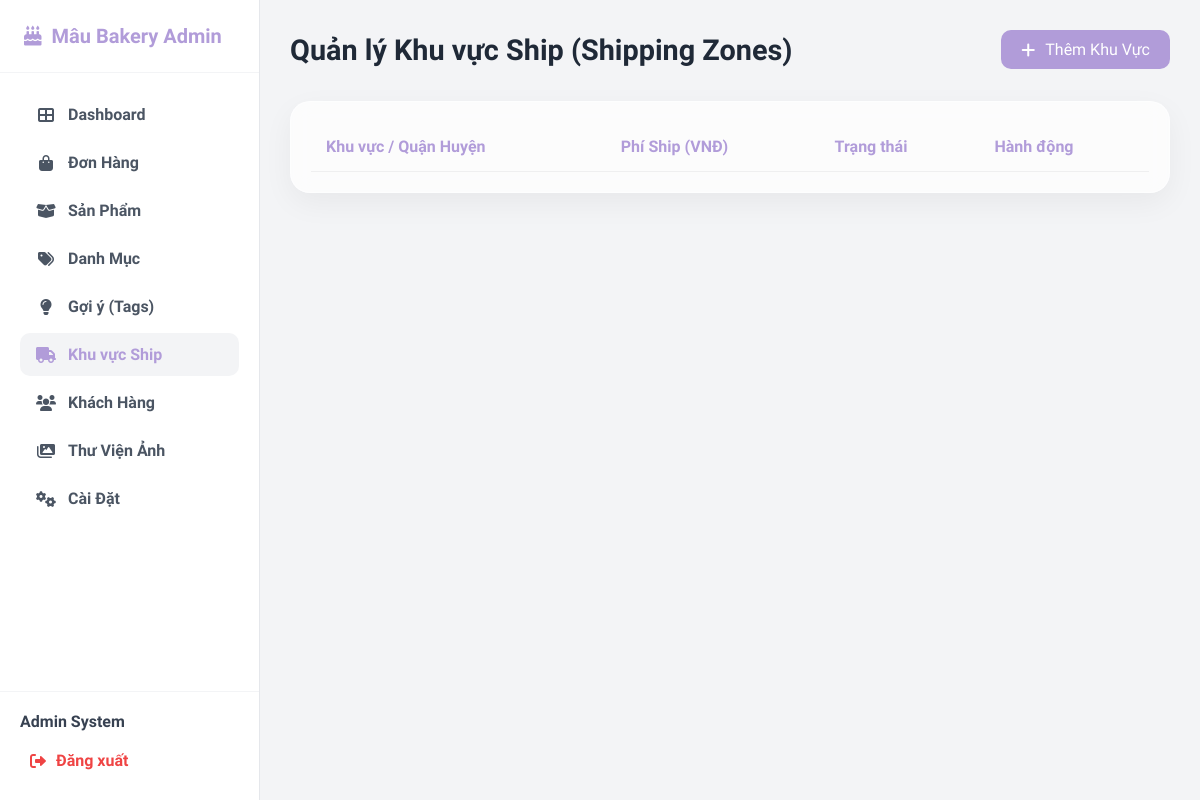
/admin/shipping_zones.php (signed in), run on an earlier commit of the app's database.
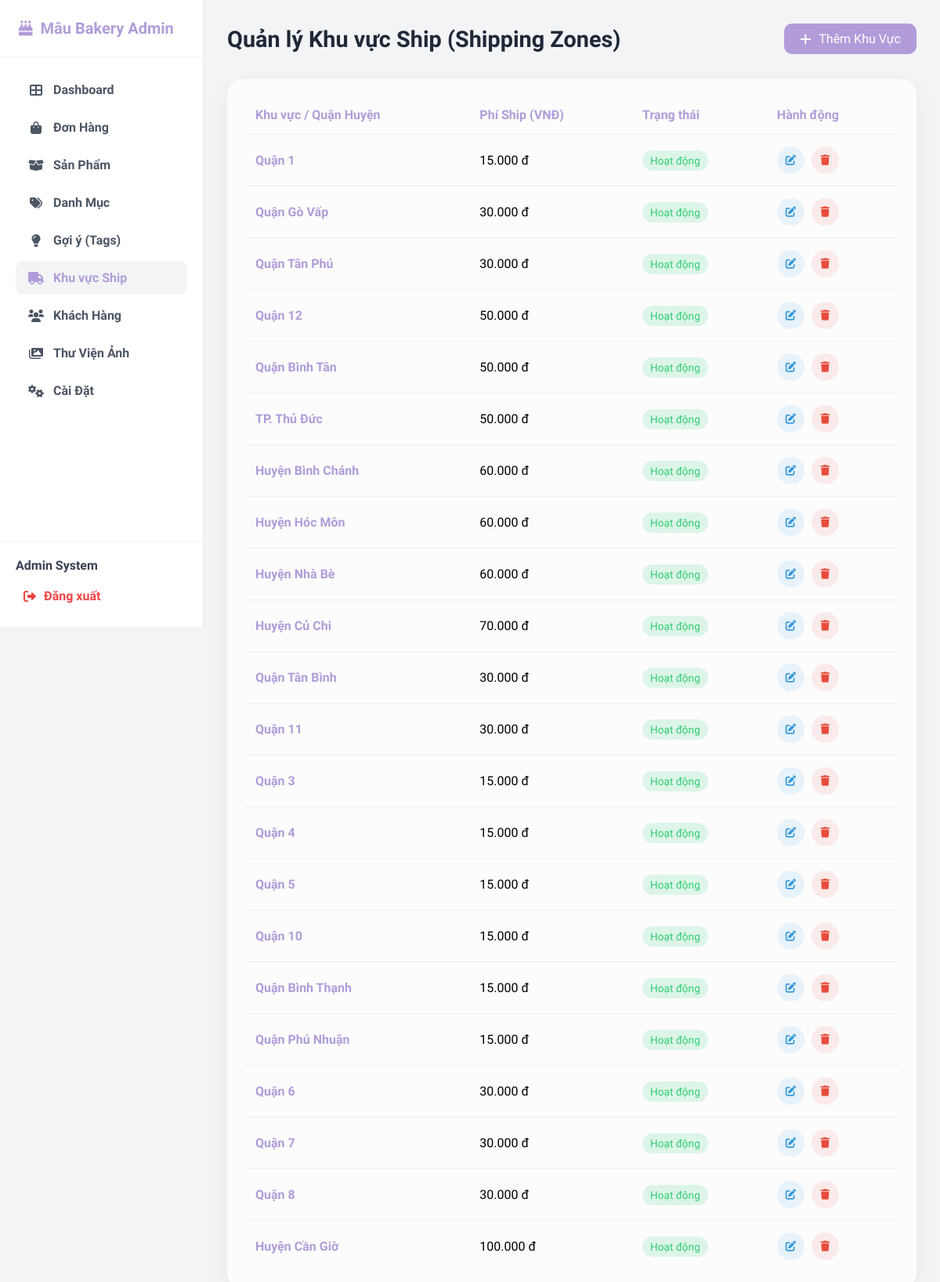
And on a later commit of the database.
### tables this page shows
CREATE TABLE `shipping_zones` (
  `id` int(11) NOT NULL AUTO_INCREMENT,
  `name` varchar(100) NOT NULL COMMENT 'Tên Quận/Huyện',
  `fee` decimal(10,0) NOT NULL DEFAULT 0 COMMENT 'Phí ship',
  `is_active` tinyint(1) NOT NULL DEFAULT 1 COMMENT '1=Hiện, 0=Ẩn',
  `created_at` timestamp NOT NULL DEFAULT current_timestamp(),
  `updated_at` timestamp NOT NULL DEFAULT current_timestamp() ON UPDATE current_timestamp(),
  PRIMARY KEY (`id`)
);

### admin/controllers/ShippingZoneController.php (called while the page is built, shortened)
<?php
class ShippingZoneController
{
    private $conn;
    public function __construct($conn)
    {
        $this->conn = $conn;
    }
    public function getZones()
    {
        $stmt = $this->conn->prepare("SELECT * FROM shipping_zones ORDER BY created_at DESC");
        $stmt->execute();
        return $stmt->fetchAll(PDO::FETCH_ASSOC);
    }
}

### admin/shipping_zones.php (the view, shortened to what this page needs)
<?php
require_once 'includes/auth_check.php';
require_once 'controllers/ShippingZoneController.php';
$controller = new ShippingZoneController($conn);
$controller->handleRequest();
$zones = $controller->getZones();
?>
<link rel="stylesheet" href="assets/css/shipping_zones.css">
<?php include 'includes/header.php'; ?>
<div class="page-header">
    <h2 class="page-title">Quản lý Khu vực Ship (Shipping Zones)</h2>
    <a href="#" class="btn-add" onclick="openAddModal()">
        <i class="fas fa-plus"></i> Thêm Khu Vực
    </a>
</div>
<div class="table-container">
    <table>
        <thead>
            <tr>
                <th>Khu vực / Quận Huyện</th>
                <th>Phí Ship (VNĐ)</th>
                <th>Trạng thái</th>
                <th>Hành động</th>
            </tr>
        </thead>
        <tbody>
            <?php foreach ($zones as $zone): ?>
                <tr>
                    <td>
                        <div style="font-weight: 600; color: var(--accent-color);">
                            <?php echo htmlspecialchars($zone['name']); ?>
                        </div>
                    </td>
                    <td>
                        <?php echo number_format($zone['fee'], 0, ',', '.'); ?> đ
                    </td>
                    <td>
                        <a href="shipping_zones.php?action=toggle&id=<?php echo $zone['id']; ?>"
                            class="status-badge <?php echo $zone['is_active'] ? 'active' : 'inactive'; ?>" style="padding: 5px 10px; border-radius: 20px; text-decoration: none; font-size: 0.85rem;
                                   background: <?php echo $zone['is_active'] ? 'rgba(46, 204, 113, 0.15)' : 'rgba(231, 76, 60, 0.15)'; ?>;
                                   color: <?php echo $zone['is_active'] ? '#2ecc71' : '#e74c3c'; ?>;">
                            <?php echo $zone['is_active'] ? 'Hoạt động' : 'Tạm ẩn'; ?>
                        </a>
                    </td>
                    <td>
                        <button class="action-btn btn-edit" onclick='openEditModal(<?php echo json_encode($zone); ?>)'>
                            <i class="fas fa-edit"></i>
                        </button>
                        <button class="action-btn btn-delete" onclick="confirmDelete(<?php echo $zone['id']; ?>)">
                            <i class="fas fa-trash"></i>
                        </button>
                    </td>
                </tr>
            <?php endforeach; ?>
        </tbody>
    </table>
</div>
</main>
</body>
</html>

### admin/includes/header.php (shortened to what this page needs)
<!DOCTYPE html>
<html lang="vi">
<head>
    <link rel="stylesheet" href="https://cdnjs.cloudflare.com/ajax/libs/font-awesome/6.0.0/css/all.min.css">
    <link rel="stylesheet" href="assets/css/style.css">
</head>
<body>
    <aside class="sidebar">
        <div class="brand">
            <i class="fas fa-birthday-cake"></i> Mâu Bakery Admin
        </div>
        <nav class="menu">
            <a href="index.php"
                class="menu-item <?php echo (basename($_SERVER['PHP_SELF']) == 'index.php') ? 'active' : ''; ?>">
                <i class="fas fa-th-large"></i> Dashboard
            </a>
            <a href="orders.php"
                class="menu-item <?php echo (basename($_SERVER['PHP_SELF']) == 'orders.php') ? 'active' : ''; ?>">
                <i class="fas fa-shopping-bag"></i> Đơn Hàng
            </a>
            <a href="products.php"
                class="menu-item <?php echo (basename($_SERVER['PHP_SELF']) == 'products.php') ? 'active' : ''; ?>">
                <i class="fas fa-box-open"></i> Sản Phẩm
            </a>
            <a href="categories.php"
                class="menu-item <?php echo (basename($_SERVER['PHP_SELF']) == 'categories.php') ? 'active' : ''; ?>">
                <i class="fas fa-tags"></i> Danh Mục
            </a>
            <a href="tags.php"
                class="menu-item <?php echo (basename($_SERVER['PHP_SELF']) == 'tags.php') ? 'active' : ''; ?>">
                <i class="fas fa-lightbulb"></i> Gợi ý (Tags)
            </a>
            <a href="shipping_zones.php"
                class="menu-item <?php echo (basename($_SERVER['PHP_SELF']) == 'shipping_zones.php') ? 'active' : ''; ?>">
                <i class="fas fa-truck"></i> Khu vực Ship
            </a>
            <a href="users.php"
                class="menu-item <?php echo (basename($_SERVER['PHP_SELF']) == 'users.php') ? 'active' : ''; ?>">
                <i class="fas fa-users"></i> Khách Hàng
            </a>
            <a href="media.php"
                class="menu-item <?php echo (basename($_SERVER['PHP_SELF']) == 'media.php') ? 'active' : ''; ?>">
                <i class="fas fa-images"></i> Thư Viện Ảnh
            </a>
            <a href="settings.php"
                class="menu-item <?php echo (basename($_SERVER['PHP_SELF']) == 'settings.php') ? 'active' : ''; ?>">
                <i class="fas fa-cogs"></i> Cài Đặt
            </a>
        </nav>
        <div class="user-panel">
            <div class="user-name-display">
                <?php echo isset($_SESSION['full_name']) ? $_SESSION['full_name'] : 'Admin'; ?>
            </div>
            <a href="../auth/logout.php" class="logout-btn">
                <i class="fas fa-sign-out-alt"></i> Đăng xuất
            </a>
        </div>
    </aside>
    <main class="main-content">

### admin/assets/css/shipping_zones.css (style rules this page uses)
.page-header { display: flex; justify-content: space-between; align-items: center; margin-bottom: 2rem; }
.page-title { font-size: 1.8rem; color: var(--text-color); margin: 0; }
.table-container { background: rgba(255, 255, 255, 0.7); backdrop-filter: blur(10px); border-radius: 20px; padding: 20px; box-shadow: 0 10px 30px rgba(0,0,0,0.05); border: 1px solid rgba(255,255,255,0.5); overflow-x: auto; }
table { width: 100%; border-collapse: collapse; }
th, td { padding: 15px; text-align: left; border-bottom: 1px solid rgba(0,0,0,0.05); }
th { font-weight: 600; color: var(--accent-color); font-family: 'Quicksand', sans-serif; }
tr:last-child td { border-bottom: none; }
.btn-add { background: var(--accent-color); color: white; padding: 10px 20px; border-radius: 10px; text-decoration: none; display: inline-flex; align-items: center; gap: 10px; transition: all 0.3s; border: none; cursor: pointer; font-weight: 500; }
.action-btn { width: 35px; height: 35px; border-radius: 50%; border: none; display: inline-flex; align-items: center; justify-content: center; cursor: pointer; transition: all 0.2s; margin-right: 5px; }
.btn-edit { background: rgba(52, 152, 219, 0.1); color: #3498db; }
.btn-delete { background: rgba(231, 76, 60, 0.1); color: #e74c3c; }

### admin/assets/css/style.css (style rules this page uses)
:root { --sidebar-width: 260px; --primary-bg: #f3f4f6; --white: #ffffff; --text-dark: #1f2937; --accent-color: #b19cd9; --accent-hover: #9b85c1; }
* { margin: 0; padding: 0; box-sizing: border-box; font-family: 'Quicksand', sans-serif; }
body { background-color: var(--primary-bg); display: flex; min-height: 100vh; }
.sidebar { width: var(--sidebar-width); background: var(--white); height: 100vh; position: fixed; left: 0; top: 0; border-right: 1px solid #e5e7eb; display: flex; flex-direction: column; z-index: 100; }
.brand { padding: 24px; font-size: 1.25rem; font-weight: 700; color: var(--accent-color); display: flex; align-items: center; gap: 10px; border-bottom: 1px solid #f3f4f6; }
.menu { padding: 20px; flex: 1; }
.menu-item { display: flex; align-items: center; gap: 12px; padding: 12px 16px; color: #4b5563; text-decoration: none; border-radius: 10px; margin-bottom: 5px; transition: all 0.2s; font-weight: 600; }
.menu-item:hover, .menu-item.active { background-color: var(--primary-bg); color: var(--accent-color); }
.menu-item i { width: 20px; text-align: center; }
.user-panel { padding: 20px; border-top: 1px solid #f3f4f6; }
.user-name-display { margin-bottom: 10px; font-weight: 600; color: #374151; }
.logout-btn { display: flex; align-items: center; gap: 10px; color: #ef4444; text-decoration: none; font-weight: 600; padding: 10px; border-radius: 8px; }
.main-content { margin-left: var(--sidebar-width); flex: 1; padding: 30px; }
.page-title { font-size: 1.8rem; font-weight: 700; color: var(--text-dark); }

What changed in the data, as far as the page shows it:
added shipping_zones: name "Quận 1", fee "15.000", is_active "Hoạt động"
added shipping_zones: name "Quận Gò Vấp", fee "30.000", is_active "Hoạt động"
added shipping_zones: name "Quận Tân Phú", fee "30.000", is_active "Hoạt động"
added shipping_zones: name "Quận 12", fee "50.000", is_active "Hoạt động"
added shipping_zones: name "Quận Bình Tân", fee "50.000", is_active "Hoạt động"
added shipping_zones: name "TP. Thủ Đức", fee "50.000", is_active "Hoạt động"
added shipping_zones: name "Huyện Bình Chánh", fee "60.000", is_active "Hoạt động"
added shipping_zones: name "Huyện Hóc Môn", fee "60.000", is_active "Hoạt động"
added shipping_zones: name "Huyện Nhà Bè", fee "60.000", is_active "Hoạt động"
added shipping_zones: name "Huyện Củ Chi", fee "70.000", is_active "Hoạt động"
added shipping_zones: name "Quận Tân Bình", fee "30.000", is_active "Hoạt động"
added shipping_zones: name "Quận 11", fee "30.000", is_active "Hoạt động"
added shipping_zones: name "Quận 3", fee "15.000", is_active "Hoạt động"
added shipping_zones: name "Quận 4", fee "15.000", is_active "Hoạt động"
added shipping_zones: name "Quận 5", fee "15.000", is_active "Hoạt động"
added shipping_zones: name "Quận 10", fee "15.000", is_active "Hoạt động"
added shipping_zones: name "Quận Bình Thạnh", fee "15.000", is_active "Hoạt động"
added shipping_zones: name "Quận Phú Nhuận", fee "15.000", is_active "Hoạt động"
added shipping_zones: name "Quận 6", fee "30.000", is_active "Hoạt động"
added shipping_zones: name "Quận 7", fee "30.000", is_active "Hoạt động"
added shipping_zones: name "Quận 8", fee "30.000", is_active "Hoạt động"
added shipping_zones: name "Huyện Cần Giờ", fee "100.000", is_active "Hoạt động"
